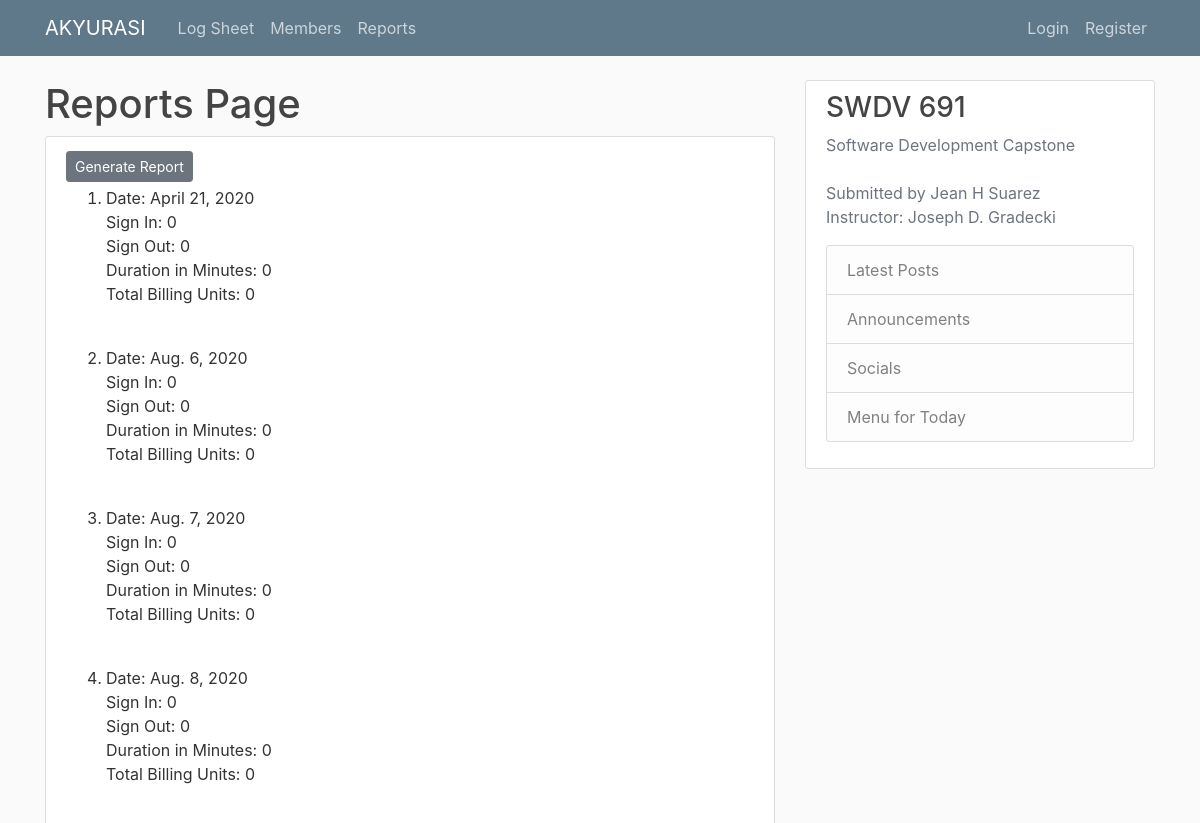
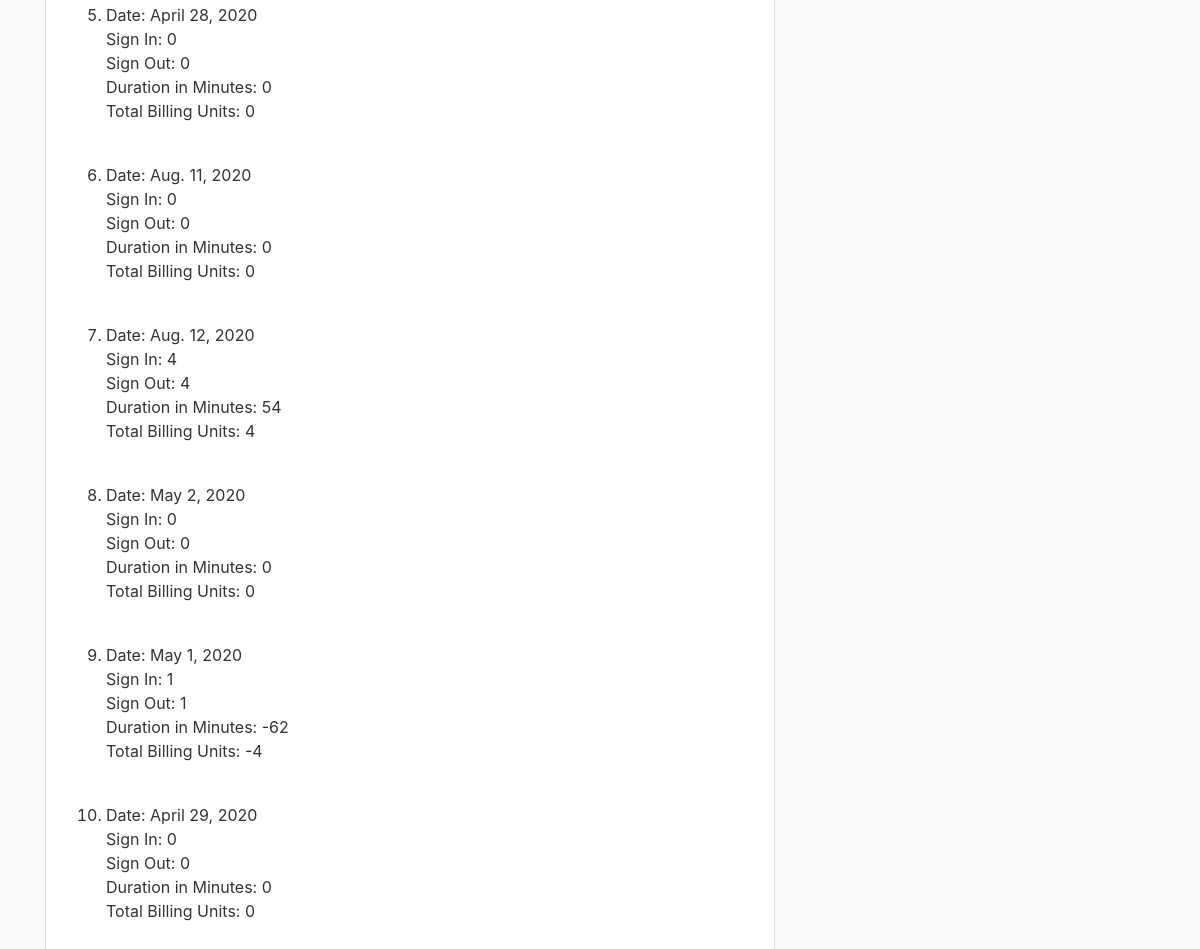
The app's page /logsheet/reports/ with its own data (2 pictures, top to bottom).
### logsheet/models.py (models this page shows, shortened)
class DailyReport(models.Model):
    summaryDate = models.DateField(default=date.today)
    signInCount = models.IntegerField(default=0, null=False)
    signOutCount = models.IntegerField(default=0, null=False)
    totalDuration = models.FloatField(default=0.0, null=False)
    totalBillingUnits = models.FloatField(default=0, null=False)
    createdAt = models.DateTimeField(default=timezone.now)
    updatedAt = models.DateTimeField(default=timezone.now)

### logsheet/views.py (the view)
# urls.py: path('reports/', ReportView.as_view(), name='logsheet-reports'),
class ReportView(ListView):
    model = DailyReport
    context_object_name = 'reports'
    success_url = 'logsheet-reports'
    ordering = ['-createdAt']
    paginate_by = 10

### logsheet/templates/logsheet/dailyreport_list.html
{% extends "logsheet/base.html" %}
{% block content %}
<h1>Reports Page</h1>
<div class="content-section">
    <a class="btn btn-secondary btn-sm mt-1 mb-1" href="{% url 'generate-report' %}">Generate Report</a>
    <ol>
    {% for report in reports %}
        <li>
            <p class="article-content">Date: {{ report.summaryDate }}
            Sign In: {{ report.signInCount }}
            Sign Out: {{ report.signOutCount }}
            Duration in Minutes: {{ report.totalDuration|floatformat:"0" }}
            Total Billing Units: {{ report.totalBillingUnits|floatformat:"0" }}
            </p>
        </li>
    {% endfor %}
    </ol>
</div>
{% endblock %}

### logsheet/static/logsheet/main.css (style rules this page uses)
body { background: #fafafa; color: #333333; margin-top: 5rem; }
h1, h2, h3, h4, h5, h6 { color: #444444; }
.content-section { background: #ffffff; padding: 10px 20px; border: 1px solid #dddddd; border-radius: 3px; margin-bottom: 20px; }
.article-content { white-space: pre-line; }

### records on screen
DailyReport: summaryDate "April 21, 2020", signInCount "0", signOutCount "0", totalDuration "0", totalBillingUnits "0"
DailyReport: summaryDate "Aug. 6, 2020", signInCount "0", signOutCount "0", totalDuration "0", totalBillingUnits "0"
DailyReport: summaryDate "Aug. 7, 2020", signInCount "0", signOutCount "0", totalDuration "0", totalBillingUnits "0"
DailyReport: summaryDate "Aug. 8, 2020", signInCount "0", signOutCount "0", totalDuration "0", totalBillingUnits "0"
DailyReport: summaryDate "April 28, 2020", signInCount "0", signOutCount "0", totalDuration "0", totalBillingUnits "0"
DailyReport: summaryDate "Aug. 11, 2020", signInCount "0", signOutCount "0", totalDuration "0", totalBillingUnits "0"
DailyReport: summaryDate "Aug. 12, 2020", signInCount "4", signOutCount "4", totalDuration "54", totalBillingUnits "4"
DailyReport: summaryDate "May 2, 2020", signInCount "0", signOutCount "0", totalDuration "0", totalBillingUnits "0"
DailyReport: summaryDate "May 1, 2020", signInCount "1", signOutCount "1", totalDuration "-62", totalBillingUnits "-4"
DailyReport: summaryDate "April 29, 2020", signInCount "0", signOutCount "0", totalDuration "0", totalBillingUnits "0"
